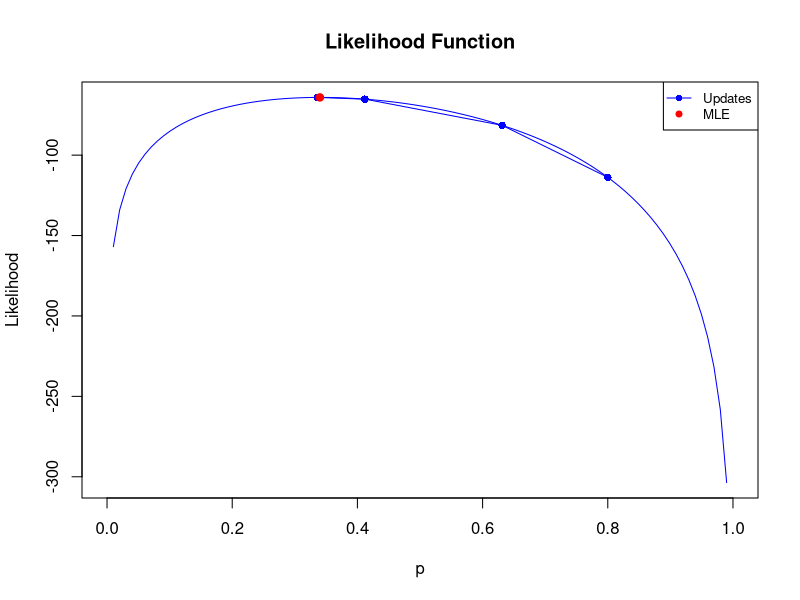

Source code (R):
## ---- chunk 1
knitr::opts_chunk$set(echo = TRUE, warning = FALSE, message = FALSE)
## ---- chunk 2
set.seed(42) # For reproducibility
sample_data <- rbinom(1000, size = 1, prob = 0.3) # Assuming success probability of 0.3

# Log-likelihood function for Bernoulli distribution
log_likelihood_bernoulli <- function(p, data) {
  n <- length(data)
  log_likelihood <- sum(data * log(p) + (1 - data) * log(1 - p))
  return(-log_likelihood) # Negative to be used with optimization functions (minimization)
}

# Initial parameter value for optimization (probability of success)
initial_param <- 0.8

# Find MLE using optim
result <- optim(
  par = initial_param, fn = log_likelihood_bernoulli,
  data = sample_data, method = "Brent", lower = 0, upper = 1
) # If bounds aren't provided, use method="BFGS"


# MLE estimate of p
mle_p <- result$par

# Print the result
cat("MLE of p:", mle_p, "\n")
## ---- chunk 3
# First derivative of the log-likelihood function
log_likelihood_bernoulli_prime <- function(p, data) {
  n <- length(data)
  d_log_likelihood <- sum(data / p - (1 - data) / (1 - p))
  return(-d_log_likelihood) # Negative to be used with optimization functions (minimization)
}
# Second derivative of the log-likelihood function
log_likelihood_bernoulli_double_prime <- function(p, data) {
  n <- length(data)
  dd_log_likelihood <- sum(-data / p^2 - (1 - data) / (1 - p)^2)
  return(-dd_log_likelihood) # Negative to be used with optimization functions (minimization)
}
# Initial parameter value for optimization (probability of success)
initial_param <- 0.8
# Newton-Raphson algorithm for optimization
tolerance <- 1e-8
max_iterations <- 1000
p <- initial_param
for (i in 1:max_iterations) {
  p_new <- p - log_likelihood_bernoulli_prime(p, sample_data) /
    log_likelihood_bernoulli_double_prime(p, sample_data)
  if (abs(p_new - p) < tolerance) {
    break
  }
  p <- p_new
}
# Print the result
cat("MLE of p:", p, "\n")
## ---- chunk 4
# Sample data (replace this with your observed data)
set.seed(42) # For reproducibility
sample_data <- rbinom(100, size = 1, prob = 0.3) # Assuming success probability of 0.3

# Log-likelihood function for Bernoulli distribution
log_likelihood_bernoulli <- function(p, data) {
  n <- length(data)
  log_likelihood <- sum(data * log(p) + (1 - data) * log(1 - p))
  return(log_likelihood)
}

# First derivative of the log-likelihood function
log_likelihood_bernoulli_prime <- function(p, data) {
  n <- length(data)
  d_log_likelihood <- sum(data / p - (1 - data) / (1 - p))
  return(d_log_likelihood)
}

# Second derivative of the log-likelihood function
log_likelihood_bernoulli_double_prime <- function(p, data) {
  n <- length(data)
  dd_log_likelihood <- sum(-data / p^2 - (1 - data) / (1 - p)^2)
  return(dd_log_likelihood)
}

# Initial parameter value for optimization (probability of success)
initial_param <- 0.8

# Newton-Raphson algorithm for optimization
tolerance <- 1e-8
max_iterations <- 1000
p <- initial_param
p_values <- c(p) # To store the trajectory of updates
log_likelihood_values <- c(log_likelihood_bernoulli(p, sample_data)) # To store the log-likelihood values

for (i in 1:max_iterations) {
  p_new <- p - log_likelihood_bernoulli_prime(p, sample_data) / log_likelihood_bernoulli_double_prime(p, sample_data)
  p_values <- c(p_values, p_new) # Store the updated p
  log_likelihood_values <- c(log_likelihood_values, log_likelihood_bernoulli(p_new, sample_data)) # Store the log-likelihood value for the updated p
  if (abs(p_new - p) < tolerance) {
    break
  }
  p <- p_new
}

# MLE estimate of p
mle_p <- p

# Plotting the likelihood function
likelihood_function <- function(p) {
  return(log_likelihood_bernoulli(p, sample_data))
}

p_grid <- seq(0, 1, length.out = 100)
likelihood_values <- sapply(p_grid, likelihood_function)

plot(p_grid, likelihood_values, type = "l", xlab = "p", ylab = "Likelihood", main = "Likelihood Function", col = "blue")

# Plotting the solution trajectory during updates
iterations <- length(p_values)

# Aligning 'p_values' and 'log_likelihood_values' to have the same length
log_likelihood_values_at_p_values <- sapply(p_values, function(p) log_likelihood_bernoulli(p, sample_data))

for (i in 1:(iterations - 1)) {
  points(p_values[i], log_likelihood_values_at_p_values[i], col = "blue", pch = 16)
  lines(c(p_values[i], p_values[i + 1]), c(log_likelihood_values_at_p_values[i], log_likelihood_values_at_p_values[i + 1]), col = "blue")
}

points(mle_p, log_likelihood_bernoulli(mle_p, sample_data), col = "red", pch = 19)
legend("topright", legend = c("Updates", "MLE"), col = c("blue", "red"), pch = c(16, 19), lty = c(1, NA), cex = 0.8)
